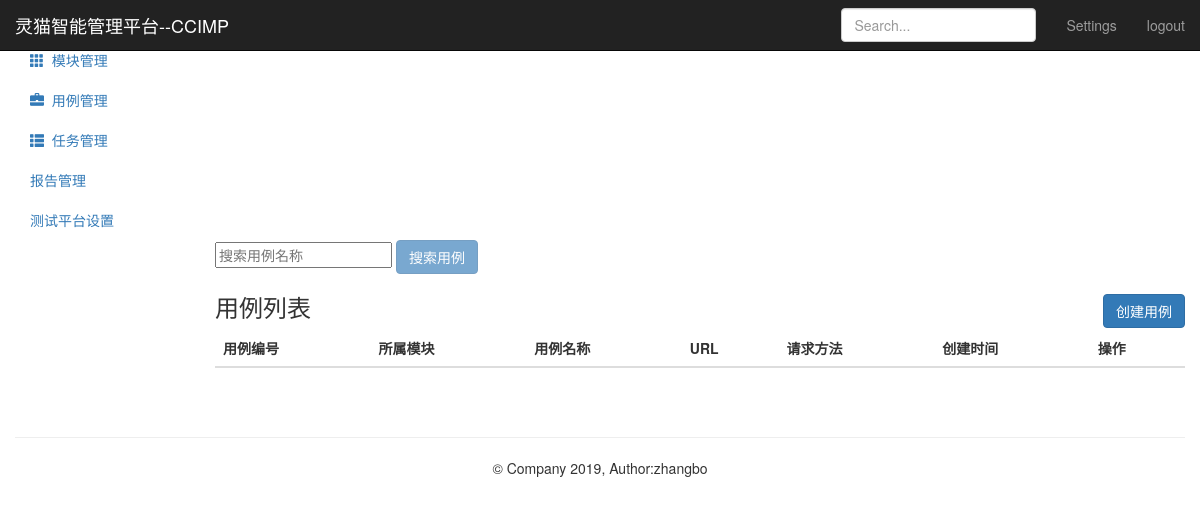
Before: /testcase/ with the older database file.
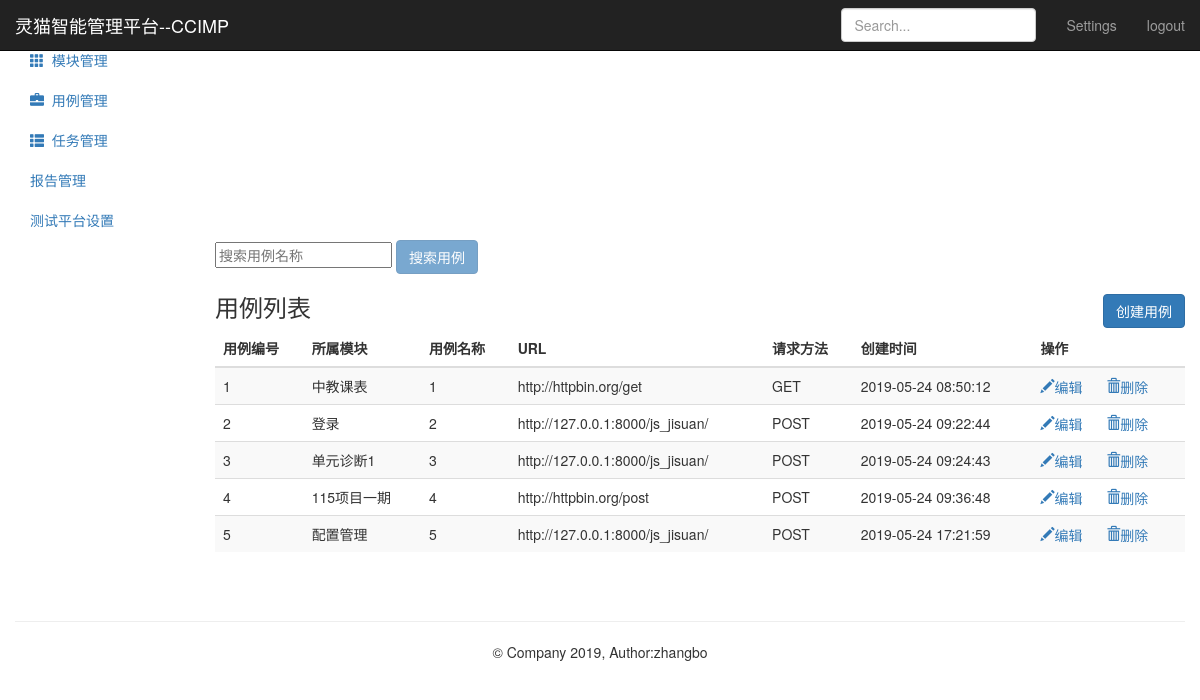
After: the same page with the newer database file.
### testcase_app/models.py (models this page shows, shortened)
class TestCase(models.Model):
      module = models.ForeignKey(Module,on_delete=models.CASCADE)
      name = models.CharField("名称",max_length=50,null=False)
      url = models.TextField("URL",null=False)
      method = models.IntegerField("请求方法",null=False)
      header = models.TextField("请求头",null=False)
      parameter_type = models.IntegerField("参数类型",null=False)
      parameter_body = models.TextField("参数内容",null=False)
      result = models.TextField("返回结果",null=False)
      assert_text = models.TextField("断言内容",null=False)
      assert_type = models.IntegerField("断言类型",null=False)
      create_time = models.DateTimeField(auto_now_add=True)

### module_app/models.py (models this page shows)
class Module(models.Model):
      project = models.ForeignKey(Project,on_delete=models.CASCADE)
      name = models.CharField("名称",max_length=50,null=False)
      describe = models.TextField("描述",default="",max_length=50)
      create_time = models.DateTimeField(auto_now_add=True)
      def __str__(self):
            return self.name

### testcase_app/views.py (the view)
# urls.py: path('',views.testcase_manage),
def testcase_manage(request):
    case_list = TestCase.objects.all()
    return render(request,"case_list.html",{"cases":case_list})

### templates/case_list.html (shortened to what the changed rows need)
{% extends "base.html" %}
{% block base %}
    <div class="container-fluid">
        <div class="row">
            <div class="col-sm-9 col-sm-offset-3 col-md-10 col-md-offset-2 main">
                <div class="table-responsive">
                    <table class="table table-striped">
                        <thead>
                            <tr>
                                <th>用例编号</th>
                                <th>所属模块</th>
                                <th>用例名称</th>
                                <th>URL</th>
                                <th>请求方法</th>
                                <th>创建时间</th>
                                <th>操作</th>
                            </tr>
                        </thead>
                        <tbody>
                            {% for case in cases %}
                            <tr>
                                  <td>{{ case.id}}</td>
                                  <td>{{ case.module}}</td>
                                  <td>{{ case.name}}</td>
                                  <td>{{ case.url}}</td>
                                  {% if case.method == 1 %}
                                    <td>GET</td>
                                  {% elif case.method == 2 %}
                                    <td>POST</td>
                                  {% elif case.method == 3 %}
                                    <td>PUT</td>
                                  {% else %}
                                    <td>DELETE</td>
                                  {% endif %}
                                  <td>{{ case.create_time | date:"Y-m-d H:i:s" }}</td>
                                  <td>
                                      <a href="/testcase/edit_case/{{ case.id }}/">
                                          <i class="glyphicon glyphicon-pencil">编辑</i>
                                      </a>
                                      <a href="/testcase/delete_case/{{ case.id }}/" style="margin-left:20px;">
                                          <i class="glyphicon glyphicon-trash">删除</i>
                                      </a>
                                  </td>
                            </tr>
                            {% endfor %}
                        </tbody>
                    </table>
                </div>
            </div>
      </div>
    </div>
{% endblock %}

Changed rows visible on the page:
added TestCase: id "1", module "中教课表", name "1", url "http://httpbin.org/get", method "GET", create_time "2019-05-24 08:50:12"
added TestCase: id "2", module "登录", name "2", url "http://127.0.0.1:8000/js_jisuan/", method "POST", create_time "2019-05-24 09:22:44"
added TestCase: id "3", module "单元诊断1", name "3", url "http://127.0.0.1:8000/js_jisuan/", method "POST", create_time "2019-05-24 09:24:43"
added TestCase: id "4", module "115项目一期", name "4", url "http://httpbin.org/post", method "POST", create_time "2019-05-24 09:36:48"
added TestCase: id "5", module "配置管理", name "5", url "http://127.0.0.1:8000/js_jisuan/", method "POST", create_time "2019-05-24 17:21:59"
